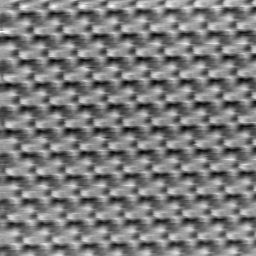
#> input picture Programming/images/test_0.bmp, 256 x 256 px, found by its file name; its folder holds only this picture in this run
$ jupyter execute --allow-errors Image_operation_test.ipynb   (shell and % lines are left out)
#> lines starting #> are read from the running program, lines starting #| are printed output that depends on the picture; after the words box and inside, x2 and y2 are one past the last pixel; in counts of white or black regions, pixels touching at a corner belong together
# Testing several operations in images
We will deal images in Python code. It may help you overcome the very first step in operaring images.

## general notice
It is always the case that you may try to find the written code on internet or AI, and use it without understanding.
It is OK, but at least check if the code is working as you expect.

If the code cause some Error, or the result is not as you expect, carefuly check the process.
If you have some adviser, ask the help may be the easiest way in solving the problem.
Sometimes the behavior of some code or liblary is complicated, and finding the problem by yourself takes time and stressful.

## Import nesesary libraries
We will use the functions in external libraries, such as Numpy (for mathmatical calculation) and matplotlib (graph showing). You should declare it before use by "import".

[cell 1]
import numpy as np
import matplotlib.pyplot as plt
import os

## Read the image
Firstly go to the folder where the images are recorded.
Here, I assume that the images are recorded in .bmp form in the folder "images" under the current folder.

[cell 2]
current_directory = os.getcwd() # Getting the current directory, that means "which folder you are staying".
print(current_directory) # Output the result by using "print" function

[cell 3]
"""
We assume that the images are in the folder "images" in current directory.
Therefore, the we will add "images" to the current directory that we get in the previous cell.
"""
image_folder = os.path.join(current_directory, "images")
print(image_folder) # Print to make sure if the operation is success.

List up the images in the folder.

[cell 4]
files = os.listdir(image_folder) # Read all the files in the folder
files = [f for f in files if f.endswith('.bmp')] # Get the files end with ".bmp"
# print files
for i, file in enumerate(files):
    print(f"{i}: {file}")

You may find two images "test_0.bmp" and "test_1.bmp". The name of images are kept in "files". Here try to show "test_0.bmp".

[cell 5]
image_num = 0
image_name = files[image_num]  # The "test_0.bmp" is the 0th element in "file".
image_color = plt.imread(image_folder +"\\" + image_name) # Reading the image
#> image_color is the input picture: shape (256, 256, 3); min 0, max 255, mean 123.2
# make the image in gray scale
if len(image_color.shape) == 3:
    image_gray = np.mean(image_color, axis=2)  # Convert to grayscale by averaging RGB channels

# Show the image
fig, ax = plt.subplots()
"""
Additional setting for graph showing
ax.grid(False)
ax.set_xticks([])
ax.set_yticks([])
ax.spines['top'].set_visible(False)
ax.spines['right'].set_visible(False)
ax.spines['left'].set_visible(False)
ax.spines['bottom'].set_visible(False)
"""
ax.imshow(image_gray, cmap='gray')

Note: The image is not shown in my enviroment. I changed the kernel to Python[conda env:anaconda 3], then it shows. I don't know the reason.

Also try showing the other image (test_1.bmp).

[cell 6]
image_num = 1 # Change it from 0 to 1
#> (the rest of this cell did not finish here and is left out)

We read two images by coying the same code twice. However, repeating the same code is annoying and hard to keep the consistency. Therefore, prepare it as the function.

[cell 7]
"""
Define the function to read the image.
def [name of the function] (parameters that wil be be used in this function)
"""
def read_image(num, file_list, folder_dir): # three parameters should be given when using it.
    image_name = file_list[num]
    image_color = plt.imread(folder_dir +"\\" + image_name)
    if len(image_color.shape) == 3:
        image_gray = np.mean(image_color, axis=2)  # Convert to grayscale by averaging RGB channels
    return image_color, image_gray # This function gives two values when it is used.

[cell 8]
"""
Function to show the image
"""
def show_image(image): #
    fig, ax = plt.subplots()
    """
    # Additional setting for graph showing
    ax.grid(False)
    ax.set_xticks([])
    ax.set_yticks([])
    ax.spines['top'].set_visible(False)
    ax.spines['right'].set_visible(False)
    ax.spines['left'].set_visible(False)
    ax.spines['bottom'].set_visible(False)
    """
    ax.imshow(image, cmap='gray')

Using the above functions, the two images can be read as follows:

[cell 9]
"""
When using "read_image", we should give three parameters: num, file_list, folder_dir.
Here we give "0", "files", and "image_folder".
The name of the parameter is not nescesary to match. It is judged by the order.

Then, the function returns two values, image_color and image_gray.
These values are recieved as "image_0_color" and "image_0_gray".
"""
image_0_color, image_0_gray = read_image(0, files, image_folder)
#> (the rest of this cell did not finish here and is left out)

show_image(image_0_color)
show_image(image_1_color)

Here let us see the shape of the image for colored and gray-scale image:

[cell 10]
print(image_0_gray.shape)
#| (256, 256)
print(image_0_color.shape)
#| (256, 256, 3)

The grayscale image may have two values, (256, 256). It indicates that the gray scale imagehas the 256×256 components. the colored image have additional 3 components, which is the RGB (red, green, blue) value to express the color.

Generally, gray scale is much easy to handle. Furthermore, the STM images should correspond to the gray scale, that is, one value at each pixcel.
When using STM images, I recomend to convert the data to grayscale in the other software (such as Gwydion).

## Image processing
Let us try several image processing. The first is smoothing.
In smoothing, the value in each pixel is replaced by the average of the values at the surronding pixcels.
For example, the value at (100, 100) is replaced by the average of the values in (99, 99), (99, 100), (99, 101), (100, 99), (100, 100), (100, 101), (101, 99), (101, 100), (101, 101).
You can get the average of much large area.

Let is prepare the code for this smothing.

[cell 11]
size = 2 # Size of the averaging area
result_image = np.zeros_like(image_0_gray) # Prepare other list to record the result
height, width  = image_0_gray.shape
#> height = 256; width = 256
for i in range(0, height):
    for j in range(0, width):
        # For the pixcel at (i, j)
        values = [] # Prepare the list to temporal record of values.
        for k in range(-size, size + 1):
            for l in range(-size, size + 1):
                # For the pixcels around (i, j). If size = 2, range(-2, 3) = -2, -1, 0, 1, 2. Note that 3 is not included.
                if i+k <0 or i + k >= width or j +l <0 or j + l >= height:
                    # If the pixcel is out of the image, do not include.
                    pass
                else:
                    # Otherwise, record the value in values.
                    values.append(image_0_gray[i+k][j+l])
        # After the k and l loop, the values around (i, j) is recorded in values. Calculate the average.
        ave_val = sum(values)/len(values)
        # The averaged value are recorded in (i, j) of the result image.
        result_image[i][j] = ave_val
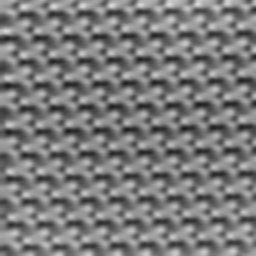
#> result_image: shape (256, 256) float64; min 26.88, max 218, mean 123.1

# Showing the image after the smoothing.
show_image(result_image)

Although the above code works, it is slow (especially when large size is used). This kind of general image operation is prepared in several liblaries. For example, the Gaussian smoothing can be done using Scipy.

[cell 12]
from scipy.ndimage import gaussian_filter

[cell 13]
sigma = 2  # Standard deviation for Gaussian filter, similar to "size".
#
image_g_smooth = gaussian_filter(image_0_gray, sigma=sigma)
show_image(image_g_smooth)

Try detecting the maxima in the image with a simple code. If the values at (i, j) is larger than the values in the surronding pixcels, it is judge as maxima. Prepare it as the function:

[cell 14]
def smoothing(image, sigma):
    image_s = gaussian_filter(image, sigma=sigma)
    return image_s

def maxima_detection(image, size, smooth_size):
#> called with size = 7, smooth_size = 2
    show_image(image) # Showing the original
    image_smooth = smoothing(image, smooth_size) # Apply smoothing
    show_image(image_smooth) # Showing the image after smoothing

    height, width = image_smooth.shape
#> height = 256; width = 256
    image_maxima = np.zeros_like(image_smooth)
    for i in range(0, height):
        for j in range(0, width):
            # To the value at (i, j)
            values = []
            for k in range(-size, size + 1):
                for l in range(-size, size + 1):
                    if i+k <0 or i + k >= width or j +l <0 or j + l >= height:
                        pass
                    else:
                        values.append(image_smooth[i+k][j+l])
            # All the valus at the surronding pixcels are in "values".
            if image_smooth[i][j] == max(values):
                image_maxima[i][j] = 1 # Replace the value to 1 only when the value at (i, j) is the largest.
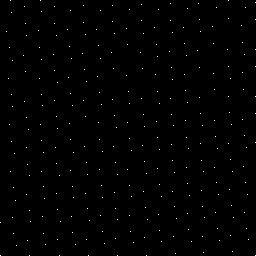
#> image_maxima: shape (256, 256) float64; values 0 (black) and 1 (white), 0.43% white in thin lines or dots
    show_image(image_maxima) # Showing the mage after the detection
    return image_maxima

[cell 15]
image_maxima = maxima_detection(image_0_gray, 7, 2)

Try to show the detected maxima on the original image. We will use the colored image for a good visibility.

[cell 16]
image_color = np.copy(image_0_color)
height, width, channel = image_0_color.shape
#> channel = 3
for i in range(0, height):
    for j in range(0, width):
        if image_maxima[i][j] == 1:
            # If (i, j) is maxima, keep only the R component. Note that the maximam color value here is 255.
            image_color[i][j][0] = 255
            image_color[i][j][1] = 0
            image_color[i][j][2] = 0
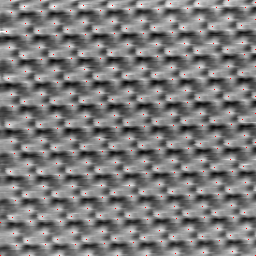
#> image_color: shape (256, 256, 3); 0.43% of pixels changed, all inside (x1, y1, x2, y2) = (0, 0, 256, 256)
show_image(image_color)

## Other operations
Just playing with the image

#> (a cell that did not finish here is left out)

[cell 18]
# Cut the image to half
image_cut = image_0_gray[:, 0:128]
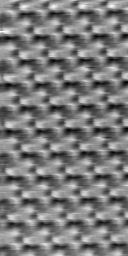
#> image_cut: shape (256, 128) float64; min 0, max 255, mean 122.8
show_image(image_cut)

$ run again, on Programming/images/test_1.bmp
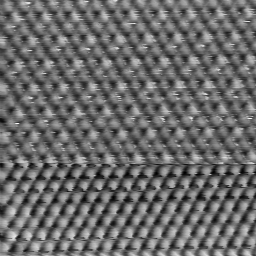
#> input picture Programming/images/test_1.bmp, 256 x 256 px, found by its file name
#> image_color is the input picture: shape (256, 256, 3); min 0, max 255, mean 106.1
#| (256, 256)
#| (256, 256, 3)
#> after the loop in maxima_detection, `for i in range(0, height):`:
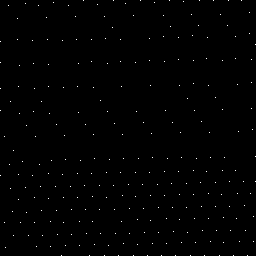
#> image_maxima: shape (256, 256) float64; values 0 (black) and 1 (white), 0.4% white in thin lines or dots
#> `image_cut = image_0_gray[:, 0:128]`:
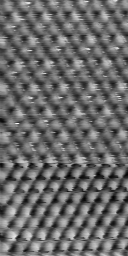
#> image_cut: shape (256, 128) float64; min 0, max 255, mean 105.9
